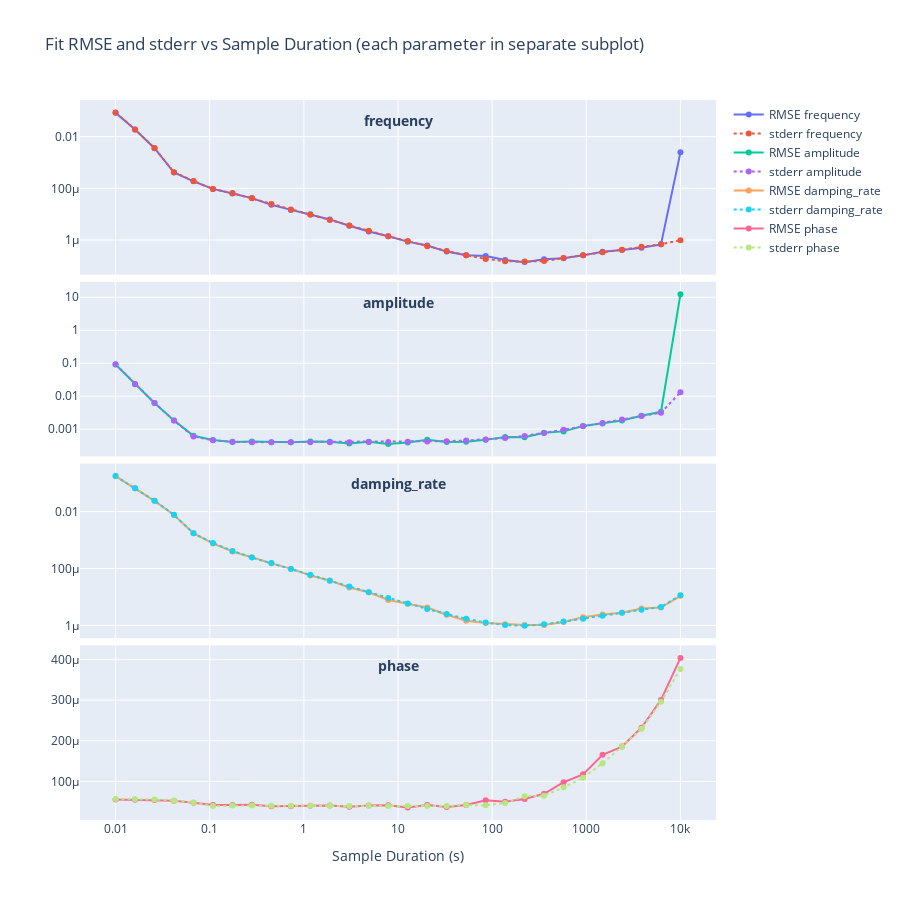

Notebook source saved alongside this figure:
### Code cell
import numpy as np
import numpy.typing as npt
import plotly.graph_objects as go
from scipy.optimize import curve_fit

from math_functions import damp_sine_wave
from plotly.subplots import make_subplots
from tqdm import tqdm
from typing import Tuple
from multiprocessing import Pool, cpu_count

from typing import Tuple

np_rng = np.random.default_rng(42)


# Wrapper for curve_fit
def wrapper(
    x: npt.NDArray[np.float64],
    frequency: float,
    amplitude: float,
    damping_rate: float,
    phase: float,
) -> npt.NDArray[np.float64]:
    return damp_sine_wave(
        x,
        frequency=frequency,
        damping_rate=damping_rate,
        phase=phase,
        amplitude=amplitude,
    )


key_order = ("frequency", "amplitude", "damping_rate", "phase")

# True model parameters
true_params: Dict[str, float] = dict(
    frequency=10.0, amplitude=10.0, damping_rate=0.01, phase=0.0
)

# Settings
noise_scale = 0.01
num_repeats: int = 100
num_points: int = 5000
# durations: npt.NDArray[np.float64] = np.linspace(0.1, 100, 100)
durations: npt.NDArray[np.float64] = np.logspace(-2, 4, 30)

# Storage
rmse_results = {k: [] for k in true_params}
stderr_results = {k: [] for k in true_params}


def fit_for_duration(
    duration: float,
) -> Tuple[float, Dict[str, float], Dict[str, float]]:
    x_vals = np.linspace(0, duration, num_points)

    param_diffs = {k: [] for k in true_params}
    param_stderr = {k: [] for k in true_params}

    for _ in range(num_repeats):
        y_clean = damp_sine_wave(x_vals, **true_params)
        noise = np_rng.normal(scale=noise_scale, size=y_clean.shape)
        y_noisy = y_clean + noise

        try:
            initial_guess = np.array([true_params[k] for k in key_order])
            initial_guess += (
                np_rng.normal(scale=0.001, size=initial_guess.shape) * initial_guess
            )
            popt, pcov = curve_fit(wrapper, x_vals, y_noisy, p0=initial_guess)
            perr = np.sqrt(np.diag(pcov))

            for i, key in enumerate(true_params):
                param_diffs[key].append(popt[i] - true_params[key])
                param_stderr[key].append(perr[i])
        except RuntimeError:
            for key in true_params:
                param_diffs[key].append(np.nan)
                param_stderr[key].append(np.nan)

    rmse = {
        key: np.sqrt(np.nanmean(np.square(param_diffs[key]))) for key in true_params
    }
    stderr = {key: np.nanmean(param_stderr[key]) for key in true_params}

    return duration, rmse, stderr


print("Starting parallel fits...")
with Pool(processes=cpu_count()) as pool:
    results = list(tqdm(pool.imap(fit_for_duration, durations), total=len(durations)))

rmse_results = {k: [] for k in true_params}
stderr_results = {k: [] for k in true_params}

# Extract from results
durations_out = []
for duration, rmse, stderr in results:
    durations_out.append(duration)
    for key in true_params:
        rmse_results[key].append(rmse[key])
        stderr_results[key].append(stderr[key])

durations = np.array(durations_out)

# Plotting with Plotly
# Create subplots
fig = make_subplots(rows=4, cols=1, shared_xaxes=True, vertical_spacing=0.01)

for i, k in enumerate(true_params, start=1):
    fig.add_trace(
        go.Scatter(
            x=durations, y=rmse_results[k], mode="lines+markers", name=f"RMSE {k}"
        ),
        row=i,
        col=1,
    )
    fig.add_trace(
        go.Scatter(
            x=durations,
            y=stderr_results[k],
            mode="lines+markers",
            name=f"stderr {k}",
            line=dict(dash="dot"),
        ),
        row=i,
        col=1,
    )

    xref = "x domain" if i == 1 else f"x{i} domain"
    yref = "y domain" if i == 1 else f"y{i} domain"
    fig.add_annotation(
        text=f"<b>{k}</b>",
        x=0.5,
        y=0.95,
        xref=xref,
        yref=yref,
        showarrow=False,
        font=dict(size=14),
        align="left",
    )

fig.update_layout(
    title="Fit RMSE and stderr vs Sample Duration (each parameter in separate subplot)",
    xaxis4_title="Sample Duration (s)",
    height=900,
    width=900,
    showlegend=True,
)

for i in range(1, 4):
    fig.update_yaxes(type="log", row=i, col=1)
    fig.update_xaxes(type="log", row=i, col=1)


fig.update_xaxes(type="log", title="Sample Duration (s)", row=4, col=1)

fig.show()

### Figure 1 — Plotly figure (JSON) as saved in the notebook; plotly's stock layout.template omitted (floating-point values rounded to 4 significant figures)
{"data": [{"mode": "lines+markers", "name": "RMSE frequency", "type": "scatter", "x": [0.01, 0.0161, 0.02593, 0.04175, 0.06723, 0.1083, 0.1743, 0.2807, 0.452, 0.7279, 1.172, 1.887, 3.039, 4.894, 7.88, 12.69, 20.43, 32.9, 52.98, 85.32, 137.4, 221.2, 356.2, 573.6, 923.7, 1487.0, 2395.0, 3857.0, 6210.0, 10000.0], "xaxis": "x", "y": [0.08479, 0.01874, 0.003558, 0.0004079, 0.0001864, 9.476e-05, 6.325e-05, 4.18e-05, 2.289e-05, 1.456e-05, 9.911e-06, 6.251e-06, 3.583e-06, 2.147e-06, 1.393e-06, 8.625e-07, 6.14e-07, 3.56e-07, 2.579e-07, 2.388e-07, 1.689e-07, 1.391e-07, 1.789e-07, 1.982e-07, 2.54e-07, 3.492e-07, 4.065e-07, 4.986e-07, 6.772e-07, 0.002466], "yaxis": "y"}, {"line": {"dash": "dot"}, "mode": "lines+markers", "name": "stderr frequency", "type": "scatter", "x": [0.01, 0.0161, 0.02593, 0.04175, 0.06723, 0.1083, 0.1743, 0.2807, 0.452, 0.7279, 1.172, 1.887, 3.039, 4.894, 7.88, 12.69, 20.43, 32.9, 52.98, 85.32, 137.4, 221.2, 356.2, 573.6, 923.7, 1487.0, 2395.0, 3857.0, 6210.0, 10000.0], "xaxis": "x", "y": [0.08604, 0.01903, 0.003624, 0.0004175, 0.0001935, 9.311e-05, 6.545e-05, 4.085e-05, 2.458e-05, 1.518e-05, 9.497e-06, 5.903e-06, 3.674e-06, 2.278e-06, 1.395e-06, 9.035e-07, 5.725e-07, 3.757e-07, 2.58e-07, 1.85e-07, 1.512e-07, 1.458e-07, 1.536e-07, 2.029e-07, 2.548e-07, 3.346e-07, 4.223e-07, 5.413e-07, 6.855e-07, 9.79e-07], "yaxis": "y"}, {"mode": "lines+markers", "name": "RMSE amplitude", "type": "scatter", "x": [0.01, 0.0161, 0.02593, 0.04175, 0.06723, 0.1083, 0.1743, 0.2807, 0.452, 0.7279, 1.172, 1.887, 3.039, 4.894, 7.88, 12.69, 20.43, 32.9, 52.98, 85.32, 137.4, 221.2, 356.2, 573.6, 923.7, 1487.0, 2395.0, 3857.0, 6210.0, 10000.0], "xaxis": "x2", "y": [0.0915, 0.0231, 0.006185, 0.001843, 0.000629, 0.0004672, 0.000409, 0.0004206, 0.0004036, 0.0004026, 0.0004253, 0.000417, 0.0003643, 0.0004158, 0.0003565, 0.0003918, 0.0004762, 0.000407, 0.0004185, 0.000473, 0.0005746, 0.0005655, 0.0007767, 0.0008562, 0.001252, 0.001482, 0.001838, 0.002538, 0.003355, 12.33], "yaxis": "y2"}, {"line": {"dash": "dot"}, "mode": "lines+markers", "name": "stderr amplitude", "type": "scatter", "x": [0.01, 0.0161, 0.02593, 0.04175, 0.06723, 0.1083, 0.1743, 0.2807, 0.452, 0.7279, 1.172, 1.887, 3.039, 4.894, 7.88, 12.69, 20.43, 32.9, 52.98, 85.32, 137.4, 221.2, 356.2, 573.6, 923.7, 1487.0, 2395.0, 3857.0, 6210.0, 10000.0], "xaxis": "x2", "y": [0.09283, 0.02336, 0.006231, 0.001839, 0.0006005, 0.0004584, 0.000416, 0.000402, 0.0004036, 0.0004011, 0.0004023, 0.0004015, 0.0004029, 0.000405, 0.0004081, 0.000413, 0.0004204, 0.0004331, 0.0004532, 0.0004859, 0.0005389, 0.0006248, 0.0007611, 0.0009584, 0.001216, 0.001545, 0.001958, 0.002485, 0.00316, 0.01305], "yaxis": "y2"}, {"mode": "lines+markers", "name": "RMSE damping_rate", "type": "scatter", "x": [0.01, 0.0161, 0.02593, 0.04175, 0.06723, 0.1083, 0.1743, 0.2807, 0.452, 0.7279, 1.172, 1.887, 3.039, 4.894, 7.88, 12.69, 20.43, 32.9, 52.98, 85.32, 137.4, 221.2, 356.2, 573.6, 923.7, 1487.0, 2395.0, 3857.0, 6210.0, 10000.0], "xaxis": "x3", "y": [0.1777, 0.06667, 0.02394, 0.007621, 0.001729, 0.0007653, 0.000397, 0.0002501, 0.0001516, 9.897e-05, 5.701e-05, 3.763e-05, 2.136e-05, 1.459e-05, 7.804e-06, 5.756e-06, 4.227e-06, 2.372e-06, 1.459e-06, 1.205e-06, 1.104e-06, 1.025e-06, 1.022e-06, 1.311e-06, 1.932e-06, 2.415e-06, 2.789e-06, 3.933e-06, 4.237e-06, 1.096e-05], "yaxis": "y3"}, {"line": {"dash": "dot"}, "mode": "lines+markers", "name": "stderr damping_rate", "type": "scatter", "x": [0.01, 0.0161, 0.02593, 0.04175, 0.06723, 0.1083, 0.1743, 0.2807, 0.452, 0.7279, 1.172, 1.887, 3.039, 4.894, 7.88, 12.69, 20.43, 32.9, 52.98, 85.32, 137.4, 221.2, 356.2, 573.6, 923.7, 1487.0, 2395.0, 3857.0, 6210.0, 10000.0], "xaxis": "x3", "y": [0.1783, 0.06696, 0.02409, 0.007706, 0.00173, 0.0007878, 0.0004159, 0.0002436, 0.0001556, 9.523e-05, 5.976e-05, 3.686e-05, 2.308e-05, 1.45e-05, 9.144e-06, 5.819e-06, 3.756e-06, 2.487e-06, 1.712e-06, 1.257e-06, 1.024e-06, 9.711e-07, 1.091e-06, 1.356e-06, 1.719e-06, 2.184e-06, 2.769e-06, 3.514e-06, 4.465e-06, 1.138e-05], "yaxis": "y3"}, {"mode": "lines+markers", "name": "RMSE phase", "type": "scatter", "x": [0.01, 0.0161, 0.02593, 0.04175, 0.06723, 0.1083, 0.1743, 0.2807, 0.452, 0.7279, 1.172, 1.887, 3.039, 4.894, 7.88, 12.69, 20.43, 32.9, 52.98, 85.32, 137.4, 221.2, 356.2, 573.6, 923.7, 1487.0, 2395.0, 3857.0, 6210.0, 10000.0], "xaxis": "x4", "y": [5.579e-05, 5.53e-05, 5.451e-05, 5.255e-05, 4.749e-05, 4.234e-05, 4.182e-05, 4.274e-05, 3.912e-05, 3.902e-05, 4.033e-05, 4.065e-05, 3.789e-05, 4.075e-05, 4.164e-05, 3.59e-05, 4.203e-05, 3.73e-05, 4.192e-05, 5.393e-05, 5.034e-05, 5.672e-05, 6.974e-05, 9.805e-05, 0.0001175, 0.0001655, 0.0001858, 0.0002322, 0.0003005, 0.0004039], "yaxis": "y4"}, {"line": {"dash": "dot"}, "mode": "lines+markers", "name": "stderr phase", "type": "scatter", "x": [0.01, 0.0161, 0.02593, 0.04175, 0.06723, 0.1083, 0.1743, 0.2807, 0.452, 0.7279, 1.172, 1.887, 3.039, 4.894, 7.88, 12.69, 20.43, 32.9, 52.98, 85.32, 137.4, 221.2, 356.2, 573.6, 923.7, 1487.0, 2395.0, 3857.0, 6210.0, 10000.0], "xaxis": "x4", "y": [5.656e-05, 5.615e-05, 5.534e-05, 5.341e-05, 4.8e-05, 3.952e-05, 4.092e-05, 4.067e-05, 4.009e-05, 4.013e-05, 3.997e-05, 4.016e-05, 3.977e-05, 4.036e-05, 3.954e-05, 3.95e-05, 3.979e-05, 3.953e-05, 4.179e-05, 4.148e-05, 4.674e-05, 6.37e-05, 6.469e-05, 8.554e-05, 0.000109, 0.0001446, 0.0001859, 0.0002298, 0.0002959, 0.0003765], "yaxis": "y4"}], "layout": {"annotations": [{"align": "left", "font": {"size": 14}, "showarrow": false, "text": "<b>frequency</b>", "x": 0.5, "xref": "x domain", "y": 0.95, "yref": "y domain"}, {"align": "left", "font": {"size": 14}, "showarrow": false, "text": "<b>amplitude</b>", "x": 0.5, "xref": "x2 domain", "y": 0.95, "yref": "y2 domain"}, {"align": "left", "font": {"size": 14}, "showarrow": false, "text": "<b>damping_rate</b>", "x": 0.5, "xref": "x3 domain", "y": 0.95, "yref": "y3 domain"}, {"align": "left", "font": {"size": 14}, "showarrow": false, "text": "<b>phase</b>", "x": 0.5, "xref": "x4 domain", "y": 0.95, "yref": "y4 domain"}], "height": 900, "showlegend": true, "title": {"text": "Fit RMSE and stderr vs Sample Duration (each parameter in separate subplot)"}, "width": 900, "xaxis": {"anchor": "y", "domain": [0, 1], "matches": "x4", "showticklabels": false, "type": "log"}, "xaxis2": {"anchor": "y2", "domain": [0, 1], "matches": "x4", "showticklabels": false, "type": "log"}, "xaxis3": {"anchor": "y3", "domain": [0, 1], "matches": "x4", "showticklabels": false, "type": "log"}, "xaxis4": {"anchor": "y4", "domain": [0, 1], "title": {"text": "Sample Duration (s)"}, "type": "log"}, "yaxis": {"anchor": "x", "domain": [0.7575, 1], "type": "log"}, "yaxis2": {"anchor": "x2", "domain": [0.505, 0.7475], "type": "log"}, "yaxis3": {"anchor": "x3", "domain": [0.2525, 0.495], "type": "log"}, "yaxis4": {"anchor": "x4", "domain": [0, 0.2425]}}}
